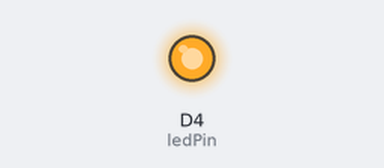
Simulated run of this sketch. Board: ESP8266 (NodeMCU). On the bench: output pins drawn as LEDs (lit = HIGH). What the sketch prints to the serial monitor is not drawn.

Above: at 2.5 s.
At 7.5 s:
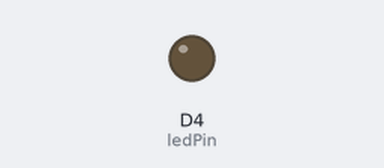
Timing chart, 0 to 13.0 s (numbered marks = the images above):
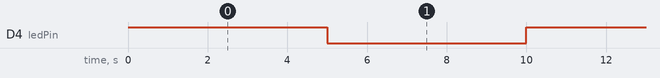

The sketch:

led.ino
```cpp
int ledPin = D4;

void setup()
{
    Serial.begin(9600);
    pinMode(ledPin, OUTPUT);
}

void loop()
{
    digitalWrite(ledPin, HIGH);
    delay(5000);
    digitalWrite(ledPin, LOW);
    delay(5000);
    Serial.println("Hello");
}
```

Measured:
- by itself, D4 (ledPin): alternates HIGH for 5.0 s and LOW for 5.0 s
